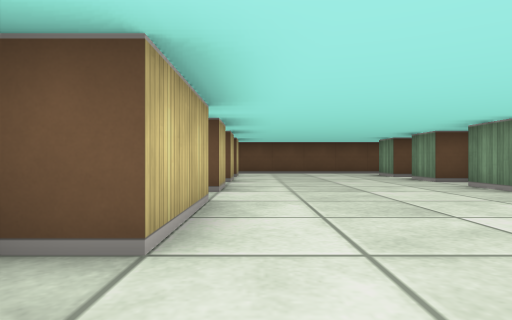
View 1 (above)

20 first-person views from a walk through a cub3D level. The camera is about half as high as the walls, looks level and sees 75° across. The floor is counted in squares. Each view is taken from the middle of a square. On the plan, view 1 faces up. The plan holds only what a view shows up to about 9 squares ahead; the rest is blank.

View 2
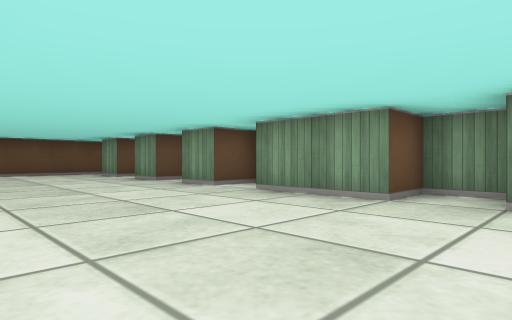

View 3
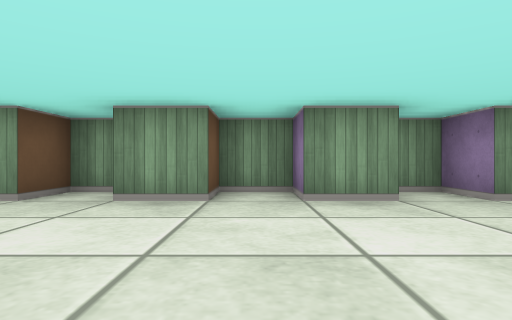

View 4
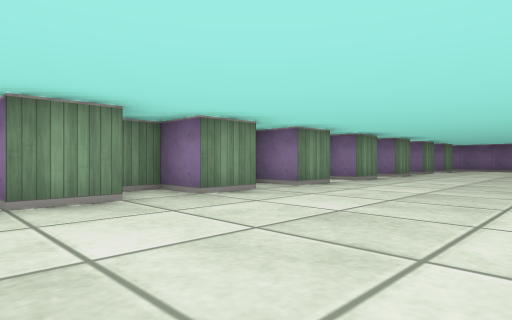

View 5
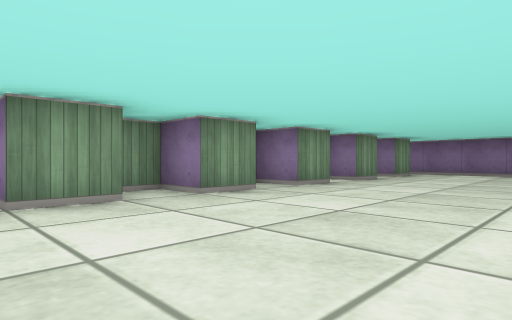

View 6
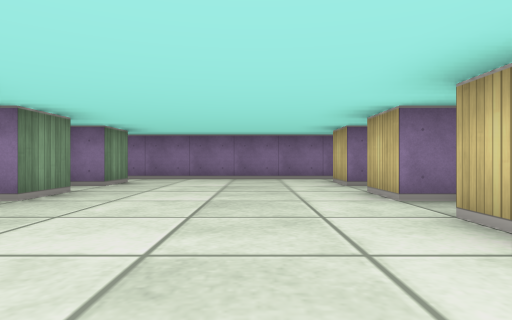

View 7
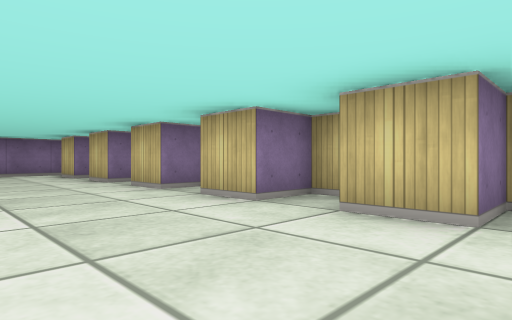

View 8
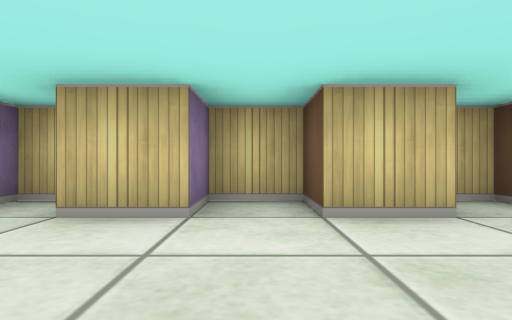

View 9
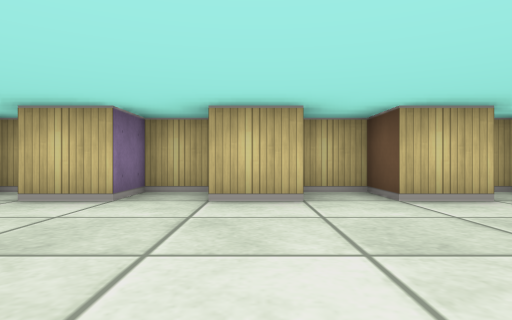

View 10
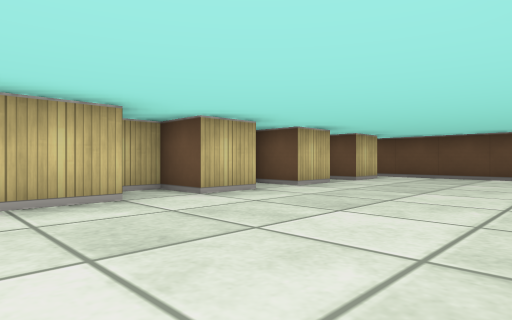

View 11
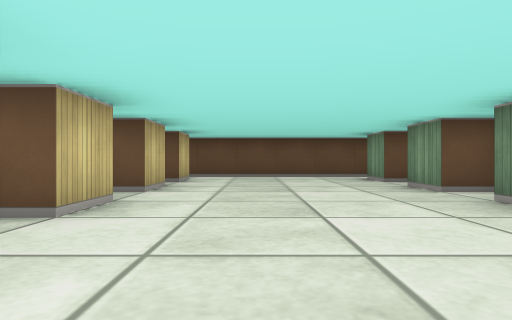

View 12
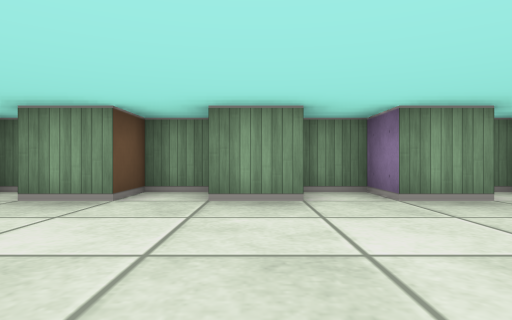

View 13
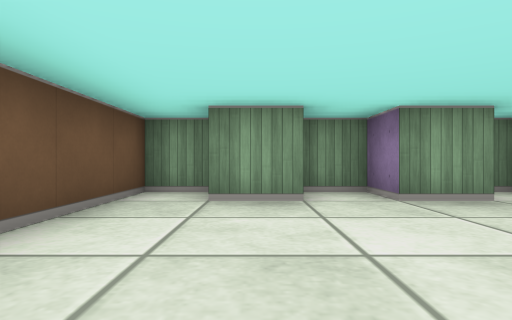

View 14
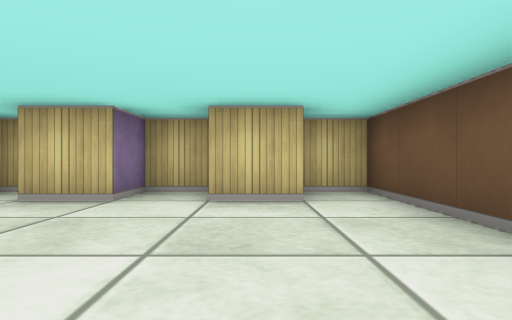

View 15
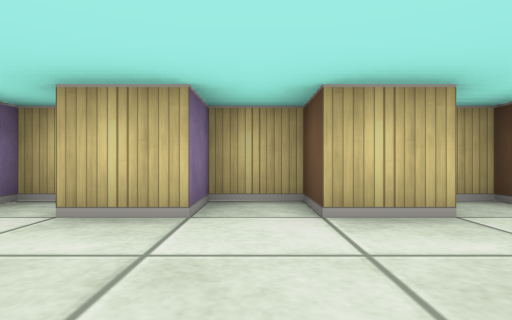

View 16
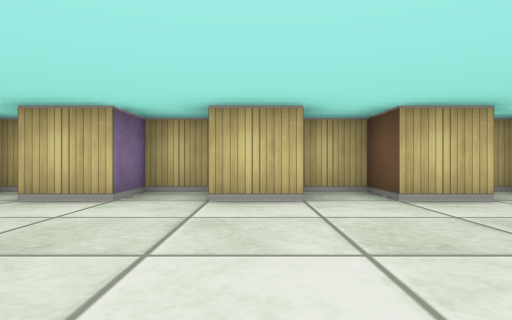

View 17
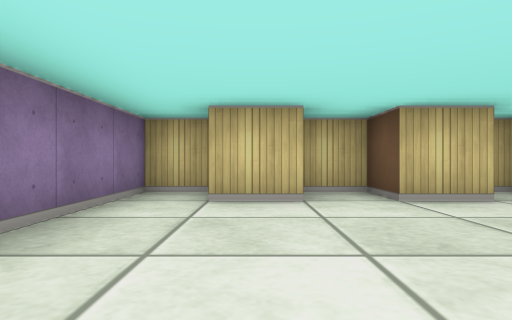

View 18
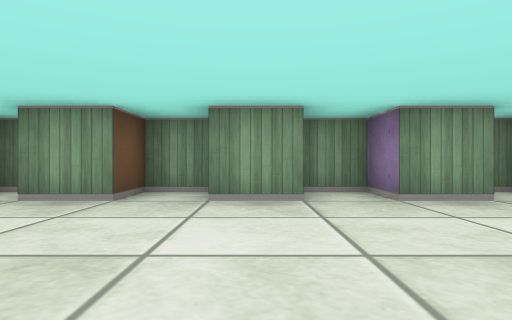

View 19
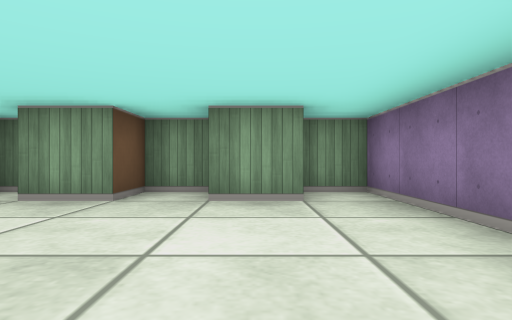

View 20
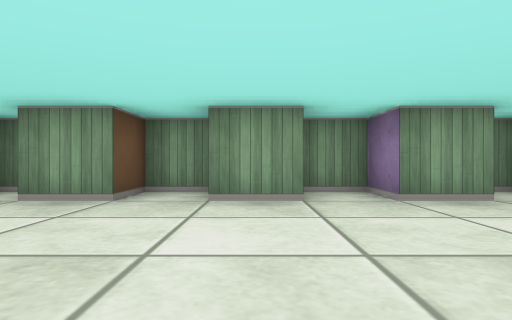

### Floor plan
Key: @ floor where view 1 was taken; # wall or solid block; . floor.
Columns run from 2 left of view 1 to 5 right of it. Each row starts with its distance up from view 1.
 11 ########
 10 #......#
  9 ##....##
  8 #......#
  7 ##....##
  6 #......#
  5 ##....##
  4 #......#
  3 ##....##
  2 ##....##
  1 #......#
  0 ##@...##
 -1 #......#
 -2 ##....##
 -3 #......#
 -4 ##....##
 -5 #......#
 -6 ##....##
 -7 #......#
 -8 ##....##
 -9 #......#
-10 ##....##
-11 #......#
-12 ##....##
-13 #......#
-14 ##....##
-15 #......#
-16 ########

Where each view was taken, in squares from view 1:
view 1: 0 up, 0 right, facing up
view 2: 0 up, 0 right, facing up-right
view 3: 1 down, 0 right, facing right
view 4: 1 down, 0 right, facing down-right
view 5: 5 down, 0 right, facing down-right
view 6: 8 down, 1 right, facing down
view 7: 5 down, 2 right, facing down-left
view 8: 5 down, 2 right, facing left
view 9: 2 down, 3 right, facing left
view 10: 2 up, 3 right, facing up-left
view 11: 2 up, 1 right, facing up
view 12: 7 up, 0 right, facing right
view 13: 9 up, 0 right, facing right
view 14: 9 up, 3 right, facing left
view 15: 6 up, 2 right, facing left
view 16: 12 down, 3 right, facing left
view 17: 14 down, 3 right, facing left
view 18: 12 down, 0 right, facing right
view 19: 14 down, 0 right, facing right
view 20: 4 down, 0 right, facing right
